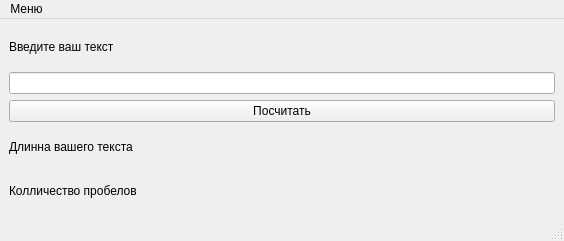
<?xml version="1.0" encoding="UTF-8"?>
<ui version="4.0">
 <class>MainWindow</class>
 <widget class="QMainWindow" name="MainWindow">
  <property name="geometry">
   <rect>
    <x>0</x>
    <y>0</y>
    <width>564</width>
    <height>241</height>
   </rect>
  </property>
  <property name="windowTitle">
   <string>MainWindow</string>
  </property>
  <widget class="QWidget" name="centralwidget">
   <layout class="QVBoxLayout" name="verticalLayout">
    <item>
     <widget class="QLabel" name="label">
      <property name="text">
       <string>Введите ваш текст</string>
      </property>
     </widget>
    </item>
    <item>
     <widget class="QLineEdit" name="lineEdit"/>
    </item>
    <item>
     <widget class="QPushButton" name="pushButton">
      <property name="text">
       <string>Посчитать</string>
      </property>
     </widget>
    </item>
    <item>
     <widget class="QLabel" name="label_2">
      <property name="text">
       <string>Длинна вашего текста</string>
      </property>
     </widget>
    </item>
    <item>
     <widget class="QLabel" name="label_3">
      <property name="text">
       <string>Колличество пробелов</string>
      </property>
     </widget>
    </item>
   </layout>
  </widget>
  <widget class="QMenuBar" name="menubar">
   <property name="geometry">
    <rect>
     <x>0</x>
     <y>0</y>
     <width>564</width>
     <height>30</height>
    </rect>
   </property>
   <widget class="QMenu" name="menu">
    <property name="title">
     <string>Меню</string>
    </property>
    <addaction name="action"/>
   </widget>
   <addaction name="menu"/>
  </widget>
  <widget class="QStatusBar" name="statusbar"/>
  <action name="action">
   <property name="text">
    <string>Выход</string>
   </property>
  </action>
 </widget>
 <resources/>
 <connections/>
</ui>
